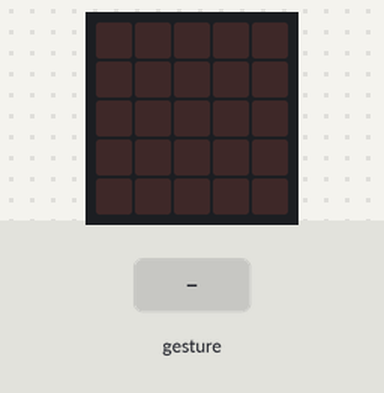
Simulated run of this program. Board: BBC micro:bit (MakeCode). On the bench: the board's 5×5 LED display. Inputs (shaded band) come from the test bench. A tilt is held for 1.5 s and a shake lasts 1 s, then the board lies face up again.

Above: at 1.2 s.
1.3 s: gesture 'tilt left'
At 2.2 s:
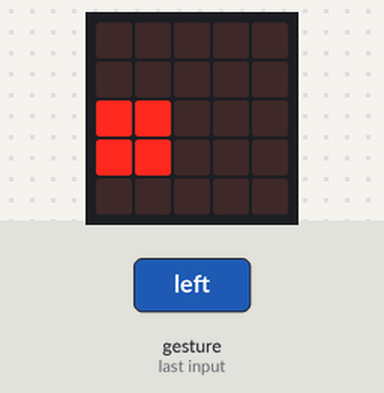
2.9 s: gesture 'tilt right'
At 3.4 s:
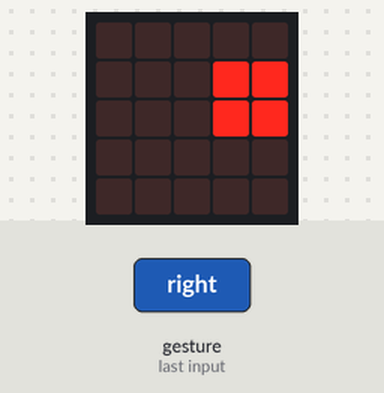
4.4 s: gesture 'logo down'
At 5.7 s:
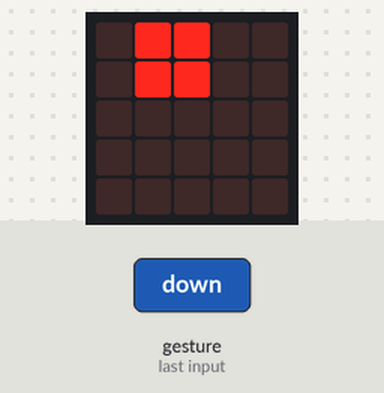
6.0 s: gesture 'shake'
At 7.1 s:
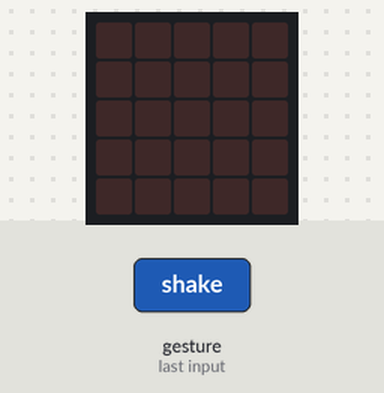
7.7 s: gesture 'logo up'
At 8.3 s:
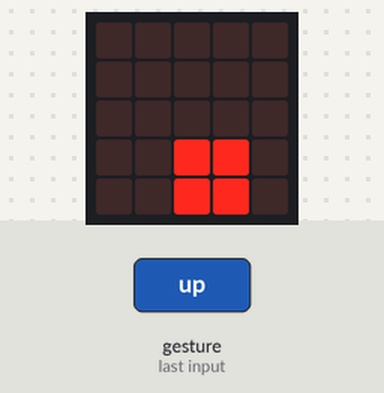
Timing chart, 0 to 10.3 s (numbered marks = the images above; inputs shaded):
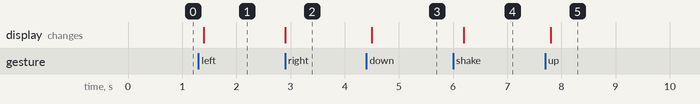

Measured:
- after the input at 1.3 s, the display: changes after 0.10 s (image 1)
- after the input at 2.9 s, the display: changes at once (image 2)
- after the input at 4.4 s, the display: changes after 0.10 s (image 3)
- after the input at 6.0 s, the display: changes after 0.20 s (image 4)
- after the input at 7.7 s, the display: changes after 0.10 s (image 5)

The program:

main.ts
```typescript
input.onGesture(Gesture.TiltLeft, function () {
    basic.showLeds(`
        . . . . .
        . . . . .
        # # . . .
        # # . . .
        . . . . .
        `)
})
input.onGesture(Gesture.TiltRight, function () {
    basic.showLeds(`
        . . . . .
        . . . # #
        . . . # #
        . . . . .
        . . . . .
        `)
})
input.onGesture(Gesture.LogoDown, function () {
    basic.showLeds(`
        . # # . .
        . # # . .
        . . . . .
        . . . . .
        . . . . .
        `)
})
input.onGesture(Gesture.Shake, function () {
    basic.showLeds(`
        . . . . .
        . . . . .
        . . . . .
        . . . . .
        . . . . .
        `)
})
input.onGesture(Gesture.LogoUp, function () {
    basic.showLeds(`
        . . . . .
        . . . . .
        . . . . .
        . . # # .
        . . # # .
        `)
})
```

test.ts
```typescript
// здесь помещаются тесты; они не будут скомпилированы, пока пакет используется в качестве расширения.
```
